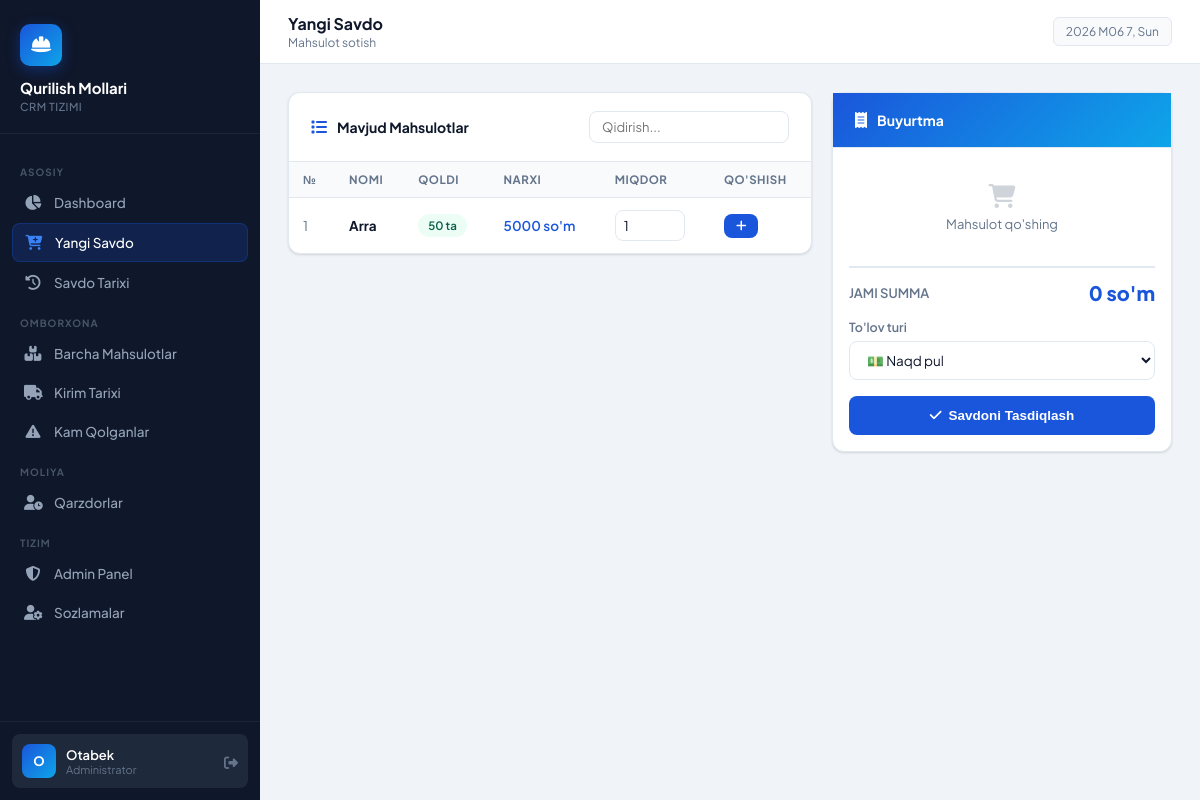
The app's page /savdo/ (signed in) with its own data.
### crm/models.py (models this page shows, shortened)
class Mahsulot(models.Model):
    nomi = models.CharField(max_length=200, verbose_name="Mahsulot nomi")
    qoldi = models.IntegerField(default=0, verbose_name="Qoldi (joriy)")
    narxi = models.DecimalField(max_digits=12, decimal_places=0, verbose_name="Narxi (so'm)")
    yaratilgan = models.DateTimeField(auto_now_add=True)
    yangilangan = models.DateTimeField(auto_now=True)
    class Meta:
        verbose_name = "Mahsulot"
        verbose_name_plural = "Mahsulotlar"
        ordering = ['-yaratilgan']

### crm/views.py (the view, shortened to what this page needs)
# urls.py: path('savdo/', views.savdo, name='savdo'),
@login_required
def savdo(request):
    mahsulotlar = Mahsulot.objects.filter(qoldi__gt=0)
    mijozlar = Mijoz.objects.all()
    context = {'mahsulotlar': mahsulotlar, 'mijozlar': mijozlar}
    return render(request, 'crm/savdo.html', context)

### templates/crm/savdo.html (shortened to what this page needs)
{% extends 'crm/base.html' %}
{% block page_title %}Yangi Savdo{% endblock %}
{% block page_subtitle %}Mahsulot sotish{% endblock %}
{% block content %}
<div style="display:grid; grid-template-columns:1fr 340px; gap:20px; align-items:start;">
    <div class="card">
        <div class="card-header">
            <i class="fas fa-list" style="color:var(--primary)"></i>
            <span class="card-title">Mavjud Mahsulotlar</span>
            <div style="margin-left:auto">
                <input type="text" id="searchInput" class="form-control" placeholder="Qidirish..." style="width:200px;padding:7px 12px;font-size:13px">
            </div>
        </div>
        <div class="table-wrap">
            <table id="mahsulotTable">
                <thead>
                    <tr>
                        <th>№</th>
                        <th>Nomi</th>
                        <th>Qoldi</th>
                        <th>Narxi</th>
                        <th>Miqdor</th>
                        <th>Qo'shish</th>
                    </tr>
                </thead>
                <tbody>
                    {% for m in mahsulotlar %}
                    <tr>
                        <td style="color:var(--text-muted)">{{ forloop.counter }}</td>
                        <td><strong>{{ m.nomi }}</strong></td>
                        <td>
                            <span class="badge-status {% if m.qoldi <= 5 %}badge-danger{% elif m.qoldi <= 20 %}badge-warning{% else %}badge-success{% endif %}">
                                {{ m.qoldi }} ta
                            </span>
                        </td>
                        <td style="font-weight:600;color:var(--primary)">{{ m.narxi|floatformat:0 }} so'm</td>
                        <td>
                            <input type="number" min="1" max="{{ m.qoldi }}" value="1"
                                class="form-control" style="width:70px;padding:6px 8px"
                                id="son_{{ m.pk }}">
                        </td>
                        <td>
                            <button class="btn btn-primary btn-sm"
                                onclick="savdoQosh({{ m.pk }}, '{{ m.nomi }}', {{ m.narxi }}, {{ m.qoldi }})">
                                <i class="fas fa-plus"></i>
                            </button>
                        </td>
                    </tr>
                    {% empty %}
                    <tr><td colspan="6" style="text-align:center;padding:30px;color:var(--text-muted)">Mahsulot topilmadi</td></tr>
                    {% endfor %}
                </tbody>
            </table>
        </div>
    </div>
    <div style="position:sticky;top:80px">
        <div class="card">
            <div class="card-header" style="background:linear-gradient(135deg,#1a56db,#0ea5e9)">
                <i class="fas fa-receipt" style="color:white"></i>
                <span class="card-title" style="color:white">Buyurtma</span>
            </div>
            <div class="card-body" style="padding:16px">
                <div id="savdoList" style="min-height:80px;margin-bottom:14px">
                    <div id="emptyMsg" style="text-align:center;padding:20px;color:var(--text-muted);font-size:13px">
                        <i class="fas fa-cart-shopping" style="font-size:24px;opacity:0.3;display:block;margin-bottom:8px"></i>
                        Mahsulot qo'shing
                    </div>
                </div>
                <div style="border-top:2px solid var(--border);padding-top:12px;margin-bottom:14px">
                    <div style="display:flex;justify-content:space-between;align-items:center">
                        <span style="font-size:13px;font-weight:600;color:var(--text-muted)">JAMI SUMMA</span>
                        <span id="jamiSumma" style="font-size:20px;font-weight:800;color:var(--primary)">0 so'm</span>
                    </div>
                </div>
                <form method="POST" id="savdoForm">
                    <div class="form-group">
                        <label class="form-label">To'lov turi</label>
                        <select class="form-control" name="tolov_turi" id="tolovTuri" onchange="toggleNasiya()">
                            <option value="naqd">💵 Naqd pul</option>
                        </select>
                    </div>
                    <button type="submit" class="btn btn-primary" style="width:100%;justify-content:center;padding:12px" id="submitBtn" disabled>
                        <i class="fas fa-check"></i> Savdoni Tasdiqlash
                    </button>
                </form>
            </div>
        </div>
    </div>
</div>
{% endblock %}

### templates/crm/base.html (shortened to what this page needs)
<!DOCTYPE html>
<html lang="uz">
<head>
    <link rel="stylesheet" href="https://cdnjs.cloudflare.com/ajax/libs/font-awesome/6.5.0/css/all.min.css">
</head>
<body>
<aside class="sidebar" id="sidebar">
    <div class="sidebar-logo">
        <div class="logo-icon"><i class="fas fa-hard-hat"></i></div>
        <h1>Qurilish Mollari</h1>
        <p>CRM Tizimi</p>
    </div>
    <nav class="sidebar-nav">
        <div class="nav-section-label">Asosiy</div>
        <a href="{% url 'dashboard' %}" class="nav-item {% if request.resolver_match.url_name == 'dashboard' %}active{% endif %}">
            <i class="fas fa-chart-pie"></i> Dashboard
        </a>
        <a href="{% url 'savdo' %}" class="nav-item {% if request.resolver_match.url_name == 'savdo' %}active{% endif %}">
            <i class="fas fa-cart-plus"></i> Yangi Savdo
        </a>
        <a href="{% url 'savdo_tarixi' %}" class="nav-item {% if request.resolver_match.url_name == 'savdo_tarixi' %}active{% endif %}">
            <i class="fas fa-history"></i> Savdo Tarixi
        </a>
        <div class="nav-section-label">Omborxona</div>
        <a href="{% url 'barcha_mahsulotlar' %}" class="nav-item {% if request.resolver_match.url_name == 'barcha_mahsulotlar' %}active{% endif %}">
            <i class="fas fa-boxes-stacked"></i> Barcha Mahsulotlar
        </a>
        <a href="{% url 'kirim_tarixi' %}" class="nav-item {% if request.resolver_match.url_name == 'kirim_tarixi' %}active{% endif %}">
            <i class="fas fa-truck"></i> Kirim Tarixi
        </a>
        <a href="{% url 'kamayganlar' %}" class="nav-item {% if request.resolver_match.url_name == 'kamayganlar' %}active{% endif %}">
            <i class="fas fa-triangle-exclamation"></i> Kam Qolganlar
        </a>
        <div class="nav-section-label">Moliya</div>
        <a href="{% url 'qarzdorlar' %}" class="nav-item {% if request.resolver_match.url_name == 'qarzdorlar' %}active{% endif %}">
            <i class="fas fa-user-clock"></i> Qarzdorlar
        </a>
        <div class="nav-section-label">Tizim</div>
        <a href="/admin/" class="nav-item" target="_blank">
            <i class="fas fa-shield-halved"></i> Admin Panel
        </a>
        <a href="{% url 'profil' %}" class="nav-item {% if request.resolver_match.url_name == 'profil' %}active{% endif %}">
            <i class="fas fa-user-gear"></i> Sozlamalar
        </a>
    </nav>
    <div class="sidebar-footer">
        <div class="user-card">
            <div class="user-avatar">{{ request.user.first_name|first|upper|default:request.user.username|first|upper }}</div>
            <div class="user-info">
                <div class="name">{{ request.user.get_full_name|default:request.user.username }}</div>
                <div class="role">{% if request.user.is_superuser %}Administrator{% else %}Menejer{% endif %}</div>
            </div>
            <form method="POST" action="{% url 'logout' %}" style="display:inline">
                <button type="submit" class="logout-btn" title="Chiqish"
                    style="background:none;border:none;cursor:pointer">
                    <i class="fas fa-right-from-bracket"></i>
                </button>
            </form>
        </div>
    </div>
</aside>
<div class="main">
    <div class="topbar">
        <div>
            <div class="topbar-title">{% block page_title %}Dashboard{% endblock %}</div>
            <div class="topbar-subtitle">{% block page_subtitle %}Qurilish Mollari CRM{% endblock %}</div>
        </div>
        <div class="topbar-right">
            <div class="topbar-date" id="currentDate"></div>
        </div>
    </div>
    <div class="content">
        {% block content %}{% endblock %}
    </div>
</div>
</body>
</html>

### records on screen
Mahsulot: nomi "Arra", qoldi "50", narxi "5000"

### other values on screen
{{ request.user.get_full_name|default:request.user.username }} "Otabek"
